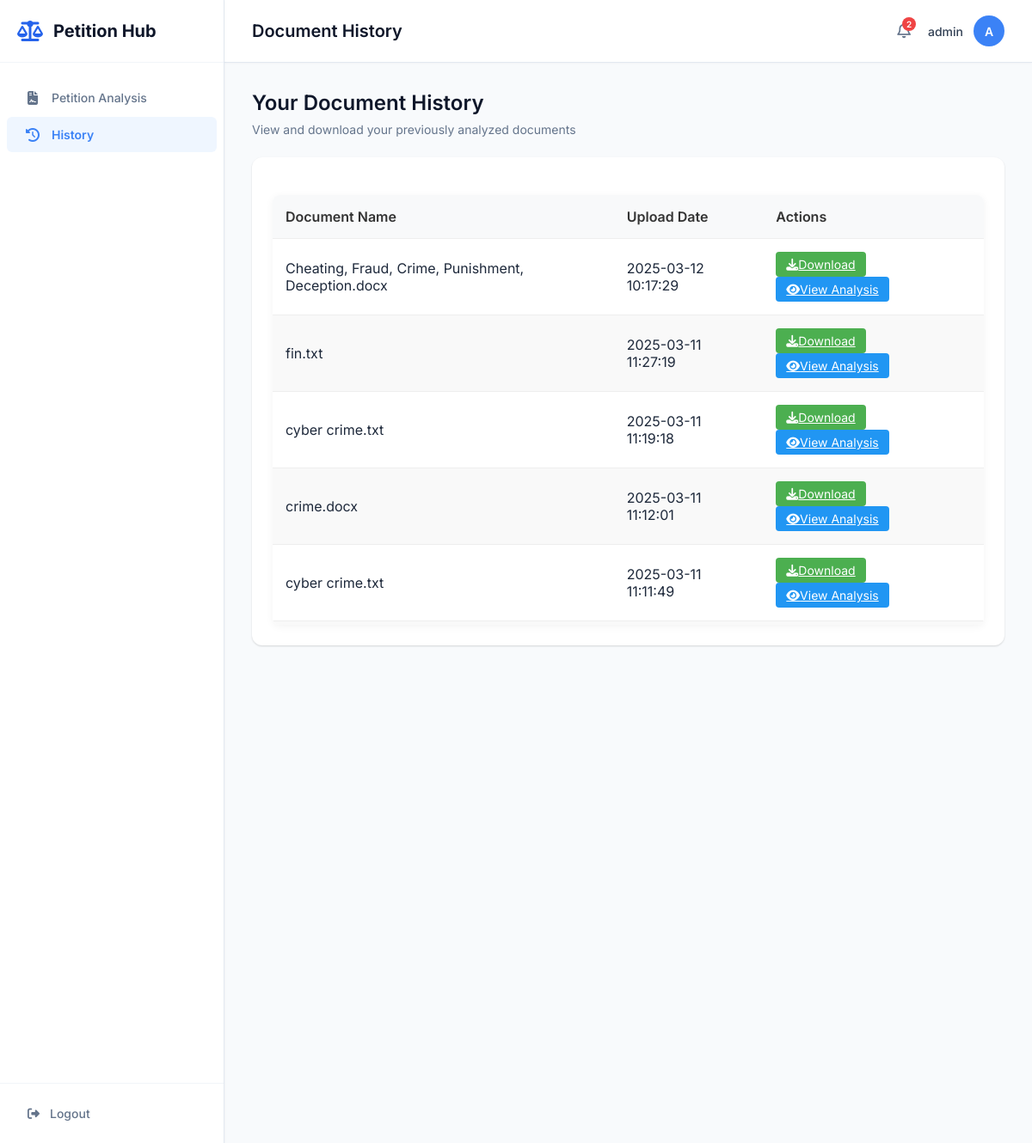
Page /history (signed in) on the earlier database version.
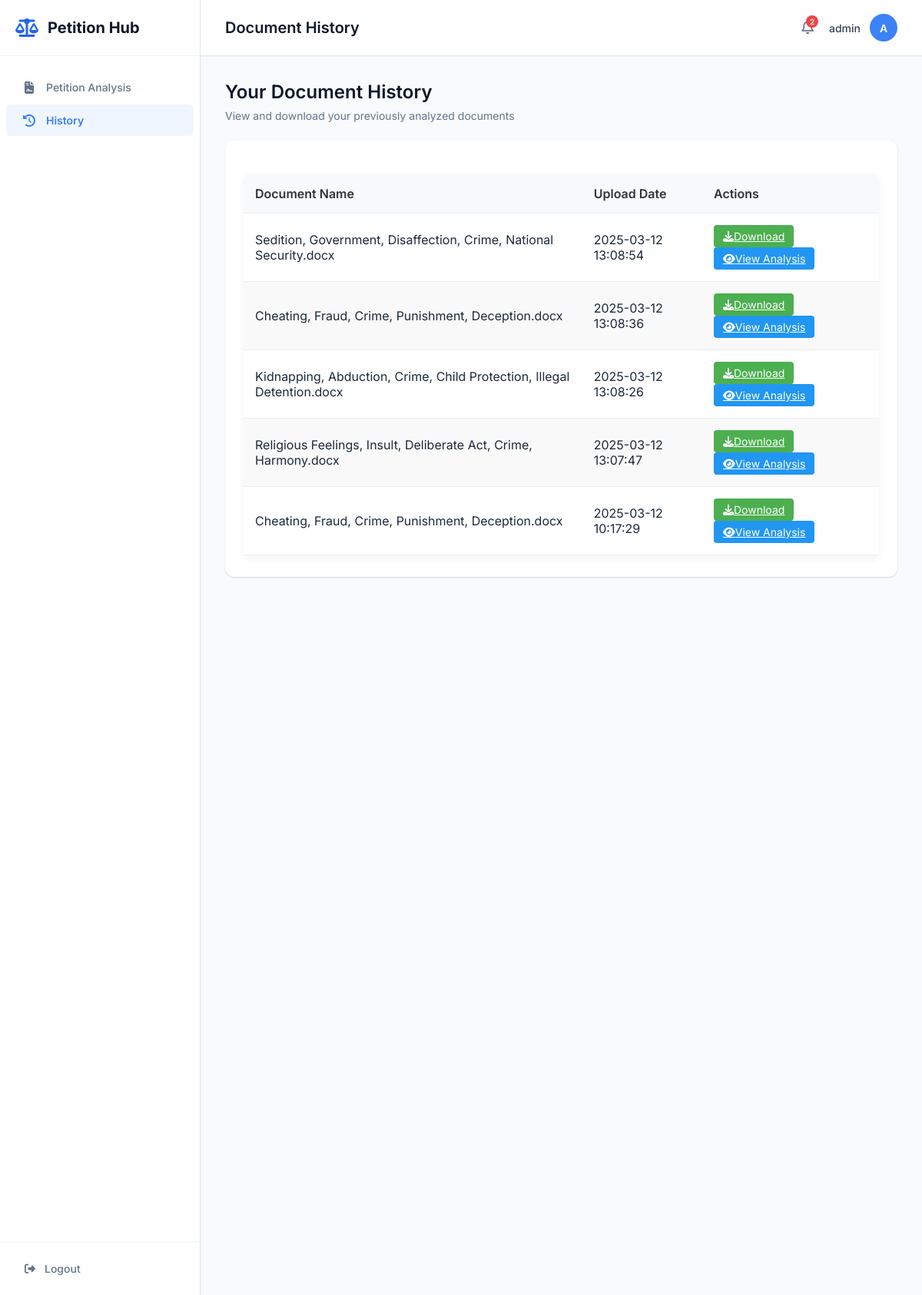
Same page on the later database version.
### tables this page shows
CREATE TABLE document_history (
                        doc_id TEXT PRIMARY KEY,
                        user_id INTEGER NOT NULL,
                        filename TEXT NOT NULL,
                        original_filename TEXT NOT NULL,
                        upload_date TIMESTAMP NOT NULL,
                        analysis_results TEXT,
                        file_path TEXT NOT NULL,
                        FOREIGN KEY (user_id) REFERENCES users (user_id)
                    );

### app.py (the view)
@app.route('/history')
def history():
    if 'username' not in session:
        return redirect(url_for('login'))
    documents = get_user_documents(session['username'])
    return render_template('history.html', username=session['username'], documents=documents)

### db_connection.py (called while the page is built)
def create_connection(db_file):
    os.makedirs(os.path.dirname(db_file), exist_ok=True)
    conn = None
    try:
        conn = sqlite3.connect(db_file)
        return conn
    except sqlite3.Error as e:
        print(f"Database connection error: {e}")
    return conn

def get_user_id(username):
    db_path = os.path.join(os.path.dirname(__file__), 'database.db')
    conn = create_connection(db_path)
    if conn is None:
        print("Failed to create database connection.")
        return None
    with conn:
        cur = conn.cursor()
        cur.execute("SELECT user_id FROM users WHERE username=?", (username,))
        result = cur.fetchone()
        return result[0] if result else None

def get_user_documents(username):
    user_id = get_user_id(username)
    if not user_id:
        return []
    db_path = os.path.join(os.path.dirname(__file__), 'database.db')
    conn = create_connection(db_path)
    if conn is None:
        print("Failed to create database connection.")
        return []
    with conn:
        cur = conn.cursor()
        cur.execute(
            "SELECT doc_id, original_filename, upload_date, file_path FROM document_history WHERE user_id=? ORDER BY upload_date DESC",
            (user_id,)
        )
        return cur.fetchall()

### templates/history.html (shortened to what this page needs)
<!DOCTYPE html>
<html lang="en">
<head>
    <link rel="stylesheet" href="{{ url_for('static', filename='style.css') }}">
    <link rel="stylesheet" href="https://cdnjs.cloudflare.com/ajax/libs/font-awesome/6.4.0/css/all.min.css">
</head>
<body class="home-body">
    <div class="app-container">
        <aside class="sidebar">
            <div class="sidebar-header">
                <div class="logo">
                    <i class="fas fa-scale-balanced"></i>
                    <span>Petition Hub</span>
                </div>
            </div>
            <nav class="sidebar-nav">
                <ul>
                    <li><a href="{{ url_for('home') }}"><i class="fas fa-file-contract"></i> Petition Analysis</a></li>
                    <li class="active"><a href="{{ url_for('history') }}"><i class="fas fa-history"></i> History</a></li>
                </ul>
            </nav>
            <div class="sidebar-footer">
                <a href="{{ url_for('logout') }}"><i class="fas fa-sign-out-alt"></i> Logout</a>
            </div>
        </aside>
        <main class="main-content">
            <header class="top-header">
                <div class="page-title">
                    <h1>Document History</h1>
                </div>
                <div class="user-profile">
                    <div class="notifications">
                        <i class="far fa-bell"></i>
                        <span class="notification-badge">2</span>
                    </div>
                    <div class="user-info">
                        <span class="username">{{ username }}</span>
                        <div class="avatar">
                            <span>{{ username[0] | upper }}</span>
                        </div>
                    </div>
                </div>
            </header>
            <div class="dashboard">
                <div class="dashboard-header">
                    <h2>Your Document History</h2>
                    <p>View and download your previously analyzed documents</p>
                </div>
                <div class="card">
                    <div class="card-content">
                        {% if documents and documents|length > 0 %}
                        <div class="table-container">
                            <table class="history-table">
                                <thead>
                                    <tr>
                                        <th>Document Name</th>
                                        <th>Upload Date</th>
                                        <th>Actions</th>
                                    </tr>
                                </thead>
                                <tbody>
                                    {% for doc in documents %}
                                    <tr>
                                        <td>{{ doc[1] }}</td>
                                        <td>{{ doc[2] }}</td>
                                        <td>
                                            <a href="{{ url_for('download_document', doc_id=doc[0]) }}" class="action-btn download-btn">
                                                <i class="fas fa-download"></i> Download
                                            </a>
                                            <a href="{{ url_for('view_analysis', doc_id=doc[0]) }}" class="action-btn view-btn">
                                                <i class="fas fa-eye"></i> View Analysis
                                            </a>
                                        </td>
                                    </tr>
                                    {% endfor %}
                                </tbody>
                            </table>
                        </div>
                        {% endif %}
                    </div>
                </div>
            </div>
        </main>
    </div>
</body>
</html>

### static/style.css (style rules this page uses)
body { font-family: 'Inter', 'Segoe UI', 'Roboto', sans-serif; background: linear-gradient(135deg, #f5f7fa 0%, #c3cfe2 100%); margin: 0; padding: 0; display: flex; justify-content: center; align-items: center; min-height: 100vh; color: #333; }
h1 { color: #333; font-size: 28px; margin-bottom: 20px; }
body { font-family: Arial, sans-serif; }
.home-body { display: block; background: #f8fafc; min-height: 100vh; margin: 0; padding: 0; font-family: 'Inter', sans-serif; color: #1e293b; }
.app-container { display: flex; width: 100%; height: 100vh; overflow: hidden; }
.sidebar { width: 260px; background: #ffffff; border-right: 1px solid #e2e8f0; display: flex; flex-direction: column; height: 100%; box-shadow: 0 1px 3px rgba(0, 0, 0, 0.05); z-index: 10; }
.sidebar-header { padding: 24px 20px; border-bottom: 1px solid #f1f5f9; }
.logo { display: flex; align-items: center; font-weight: 700; font-size: 20px; color: #0f172a; }
.logo i { font-size: 24px; margin-right: 12px; color: #2563eb; }
.sidebar-nav { flex: 1; padding: 20px 0; overflow-y: auto; }
.sidebar-nav ul { list-style: none; padding: 0; margin: 0; }
.sidebar-nav li { margin-bottom: 2px; }
.sidebar-nav a { display: flex; align-items: center; padding: 12px 20px; color: #64748b; text-decoration: none; font-weight: 500; font-size: 14px; border-radius: 6px; margin: 0 8px; transition: all 0.2s ease; }
.sidebar-nav a i { margin-right: 12px; font-size: 16px; width: 20px; text-align: center; }
.sidebar-nav li.active a { background: #eff6ff; color: #3b82f6; font-weight: 600; }
.sidebar-footer { padding: 16px 20px; border-top: 1px solid #f1f5f9; }
.sidebar-footer a { display: flex; align-items: center; color: #64748b; text-decoration: none; font-weight: 500; font-size: 14px; padding: 10px 12px; border-radius: 6px; transition: all 0.2s ease; }
.sidebar-footer a i { margin-right: 12px; }
.main-content { flex: 1; display: flex; flex-direction: column; overflow: hidden; background: #f8fafc; }
.top-header { height: 72px; display: flex; align-items: center; justify-content: space-between; padding: 0 32px; background: #ffffff; border-bottom: 1px solid #e2e8f0; box-shadow: 0 1px 2px rgba(0, 0, 0, 0.03); }
.page-title h1 { font-size: 20px; font-weight: 600; color: #0f172a; margin: 0; }
.user-profile { display: flex; align-items: center; gap: 20px; }
.notifications { position: relative; cursor: pointer; }
.notifications i { font-size: 18px; color: #64748b; }
.notification-badge { position: absolute; top: -6px; right: -6px; background: #ef4444; color: white; font-size: 10px; font-weight: 600; width: 16px; height: 16px; border-radius: 50%; display: flex; align-items: center; justify-content: center; }
.user-info { display: flex; align-items: center; gap: 12px; }
.username { font-size: 14px; font-weight: 500; color: #334155; }
.avatar { width: 36px; height: 36px; background: #3b82f6; border-radius: 50%; display: flex; align-items: center; justify-content: center; color: white; font-weight: 600; font-size: 14px; }
.dashboard { flex: 1; padding: 32px; overflow-y: auto; }
.dashboard-header { margin-bottom: 24px; }
.dashboard-header h2 { font-size: 24px; font-weight: 600; color: #0f172a; margin: 0 0 8px 0; }
.dashboard-header p { font-size: 14px; color: #64748b; margin: 0; }
.card { background: #ffffff; border-radius: 12px; box-shadow: 0 1px 3px rgba(0, 0, 0, 0.05), 0 1px 2px rgba(0, 0, 0, 0.1); margin-bottom: 24px; overflow: hidden; transition: transform 0.2s ease, box-shadow 0.2s ease; }
.card-content { padding: 24px; }

### templates/history.html (style rules this page uses)
.table-container { max-height: 500px; overflow-y: auto; border-radius: 8px; box-shadow: 0 2px 10px rgba(0, 0, 0, 0.05); margin-top: 20px; }
.history-table { width: 100%; border-collapse: collapse; background-color: #fff; }
.history-table th, .history-table td { padding: 15px; text-align: left; border-bottom: 1px solid #eee; }
.history-table th { background-color: #f8f9fa; font-weight: 600; color: #333; position: sticky; top: 0; z-index: 1; }
.history-table tr:nth-child(even) { background-color: #f9f9f9; }
.action-btn { padding: 6px 12px; border-radius: 4px; font-size: 14px; margin-right: 5px; cursor: pointer; transition: all 0.2s; border: none; display: inline-flex; align-items: center; justify-content: center; }
.download-btn { background-color: #4CAF50; color: white; }
.view-btn { background-color: #2196F3; color: white; }

Differences in the rows shown:
no longer on this page (row unchanged): document_history: original_filename "fin.txt", upload_date "2025-03-11 11:27:19"
no longer on this page (row unchanged): document_history: original_filename "cyber crime.txt", upload_date "2025-03-11 11:19:18"
no longer on this page (row unchanged): document_history: original_filename "crime.docx", upload_date "2025-03-11 11:12:01"
no longer on this page (row unchanged): document_history: original_filename "cyber crime.txt", upload_date "2025-03-11 11:11:49"
added document_history: original_filename "Sedition, Government, Disaffection, Crime, National Security.docx", upload_date "2025-03-12 13:08:54"
added document_history: original_filename "Cheating, Fraud, Crime, Punishment, Deception.docx", upload_date "2025-03-12 13:08:36"
added document_history: original_filename "Kidnapping, Abduction, Crime, Child Protection, Illegal Detention.docx", upload_date "2025-03-12 13:08:26"
added document_history: original_filename "Religious Feelings, Insult, Deliberate Act, Crime, Harmony.docx", upload_date "2025-03-12 13:07:47"
